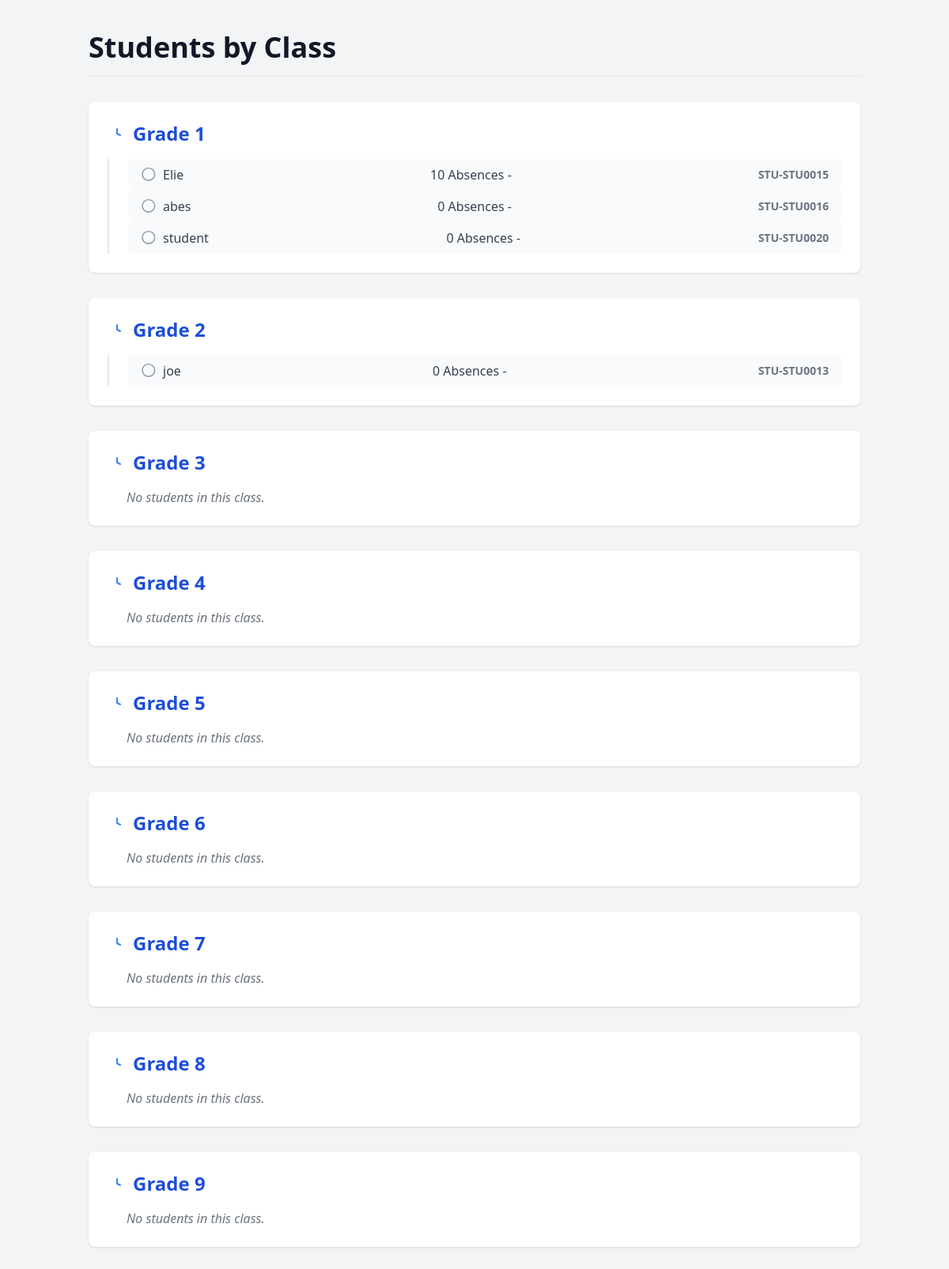
Page /students/by-class/ (signed in) on the earlier database version.
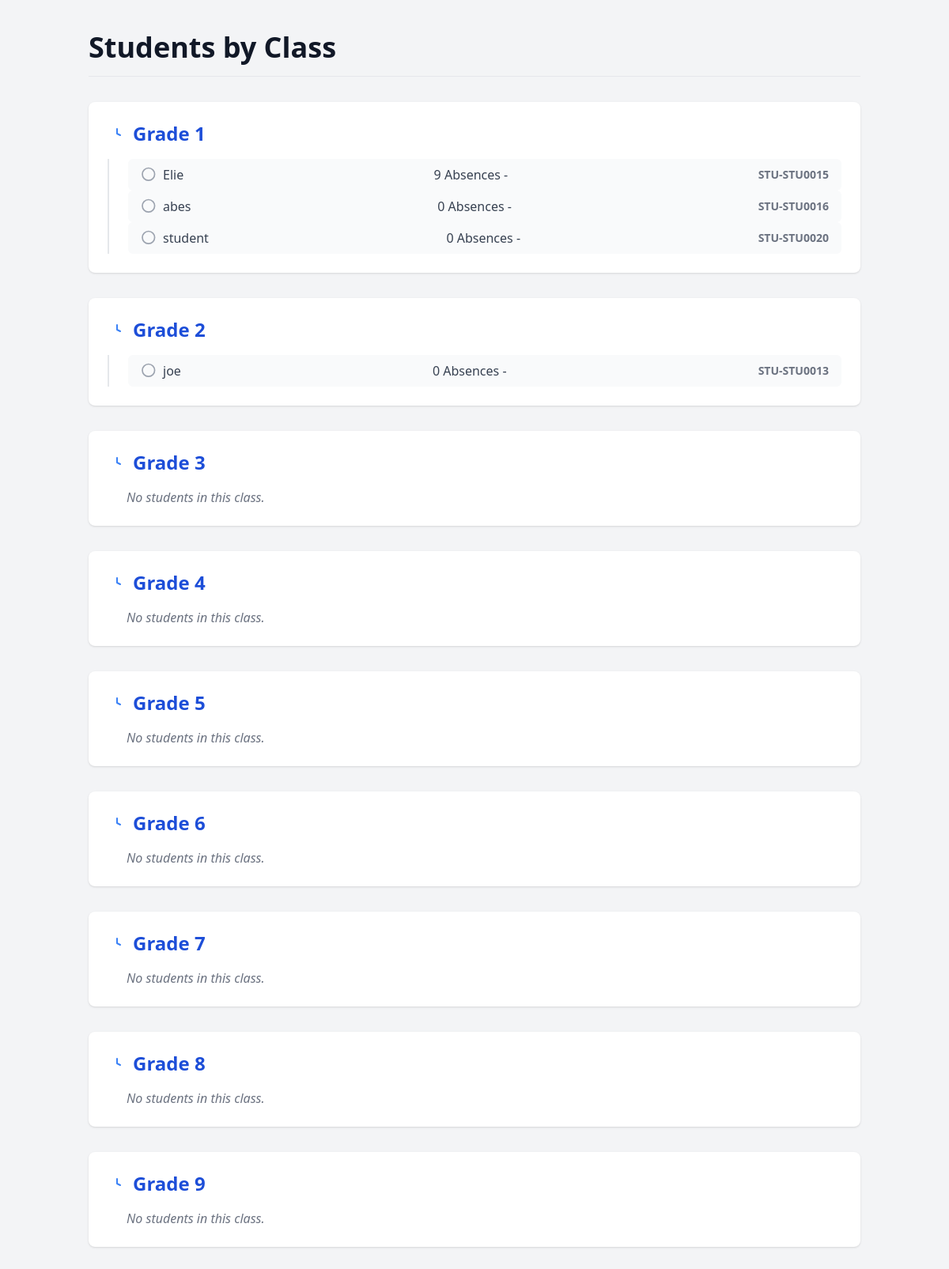
Same page on the later database version.
### users/models.py (models this page shows, shortened)
class BaseProfile(models.Model):
    user = models.OneToOneField(User, on_delete=models.CASCADE, related_name='%(class)s_profile')
    bio = models.TextField(blank=True, verbose_name="Biography")
    avatar = models.ImageField(upload_to='avatars/', blank=True, null=True, verbose_name="Profile Picture")
    date_of_birth = models.DateField(blank=True, null=True, verbose_name="Date of Birth")
    gender = models.CharField(max_length=10, choices=[
        ('male', 'Male'),
        ('female', 'Female'),
        ('other', 'Other')
    ], blank=True)
    phone_number = models.CharField(max_length=20, blank=True, verbose_name="Phone Number")
    address = models.TextField(blank=True, verbose_name="Home Address")
    city = models.CharField(max_length=100, blank=True)
    country = models.CharField(max_length=100, blank=True, default="Lebanon")
    is_active = models.BooleanField(default=True, verbose_name="Active Status")
    created_at = models.DateTimeField(auto_now_add=True, verbose_name="Created At")
    updated_at = models.DateTimeField(auto_now=True, verbose_name="Last Updated")
    class Meta:
        abstract = True

class StudentProfile(BaseProfile):
    student_id = models.CharField(max_length=20, verbose_name="Student ID",null=True,blank=True)
    class_level = models.ForeignKey(Class, on_delete=models.SET_NULL, null=True, blank=True, verbose_name="Class Level",related_name="students")
    enrollment_date = models.DateField(default=timezone.now, verbose_name="Enrollment Date")
    expected_graduation_year = models.PositiveIntegerField(blank=True, null=True, verbose_name="Expected Graduation Year")
    parent_name = models.CharField(max_length=100, verbose_name="Parent/Guardian Name",null=True, blank=True)
    parent_email = models.EmailField(verbose_name="Parent/Guardian Email",null=True, blank=True)
    parent_phone = models.CharField(max_length=20, verbose_name="Parent/Guardian Phone",null=True, blank=True)
    parent_occupation = models.CharField(max_length=100, verbose_name="Parent Occupation",null=True, blank=True)
    absence_value = models.PositiveIntegerField(default=0, verbose_name="Total Absences",null=True, blank=True)
    medical_conditions = models.TextField(blank=True, verbose_name="Medical Conditions")
    allergies = models.TextField(blank=True, verbose_name="Allergies")
    medication = models.TextField(blank=True, verbose_name="Current Medications")
    emergency_contact_name = models.CharField(max_length=100, verbose_name="Emergency Contact Name",null=True, blank=True)
    emergency_contact_phone = models.CharField(max_length=20, verbose_name="Emergency Contact Phone",null=True, blank=True)
    attendance_rate = models.DecimalField(max_digits=5, decimal_places=2, default=100.00, verbose_name="Attendance Rate %")
    class Meta:
        verbose_name = "Student Profile"
        verbose_name_plural = "Student Profiles"
        ordering = ['class_level', 'student_id']
    @property
    def display_id(self):
        return f"STU-{self.student_id}"

### users/decorators.py (the view)
    def _wrapped_view(request, *args, **kwargs):
        user = request.user
        if not user.is_authenticated:
            return redirect('login')
        if user.is_staff or user.is_superuser:
            return view_func(request, *args, **kwargs)
        if hasattr(user, 'teacherprofile_profile'):
            return view_func(request, *args, **kwargs)
        raise PermissionDenied("You are not allowed to access this page.")

### core/views.py (called while the page is built)
@teacher_or_admin_required
def students_by_class(request):
    classes = Class.objects.prefetch_related('students').all()
    return render(request, 'students/students_by_class.html', {
        'classes': classes
    })

### templates/students/students_by_class.html (shortened to what this page needs)
<!DOCTYPE html>
<html lang="en">
<head>
  <script src="https://cdn.tailwindcss.com"></script>
</head>
<body class="bg-gray-100 text-gray-800">
  <div class="container mx-auto px-6 py-10">
    <h1 class="text-4xl font-bold text-gray-900 mb-8 border-b pb-4">
      Students by Class
    </h1>
    {% if classes %}
      <div class="space-y-8">
        {% for class in classes %}
          <div class="bg-white shadow rounded-lg p-6">
            <h2 class="text-2xl font-semibold text-blue-700 mb-4 flex items-center">
              <svg class="w-6 h-6 text-blue-500 mr-2" fill="none" stroke="currentColor" stroke-width="2"
                   viewBox="0 0 24 24">
                <path stroke-linecap="round" stroke-linejoin="round"
                      d="M12 6v6l4 2"></path>
              </svg>
              {{ class.name }}
            </h2>
            {% if class.students.all %}
              <ul class="space-y-2 pl-6 border-l-2 border-gray-200">
                {% for student in class.students.all %}
                <a href="{% url 'manage_absence' student.id %}">
                  <li class="flex items-center justify-between bg-gray-50 px-4 py-2 rounded-md hover:bg-blue-50 transition-colors duration-200">
                    <div class="flex items-center space-x-2">
                      <svg class="w-5 h-5 text-gray-400" fill="none" stroke="currentColor" stroke-width="2"
                           viewBox="0 0 24 24">
                        <path stroke-linecap="round" stroke-linejoin="round"
                              d="M5.121 17.804A9 9 0 1118.364 4.56a9 9 0 01-13.243 13.243z"></path>
                      </svg>
                      <span class="text-gray-700 font-medium">
                        {{ student.user.get_full_name|default:student.user.username }}
                      </span>
                    </div>
                    <span class="text-gray-700 font-medium">
                        {{student.absence_value}} Absences -
                      </span>
                    <span class="text-sm text-gray-500 font-semibold">
                      {{ student.display_id }}
                    </span>
                  </li>
                </a>
                {% endfor %}
              </ul>
            {% else %}
              <p class="text-gray-500 italic pl-6">No students in this class.</p>
            {% endif %}
          </div>
        {% endfor %}
      </div>
    {% else %}
      <p class="text-gray-600 text-center mt-10">No classes available.</p>
    {% endif %}
  </div>
</body>
</html>

Differences in the rows shown:
changed StudentProfile "STU-STU0015": absence_value "10" → "9"
